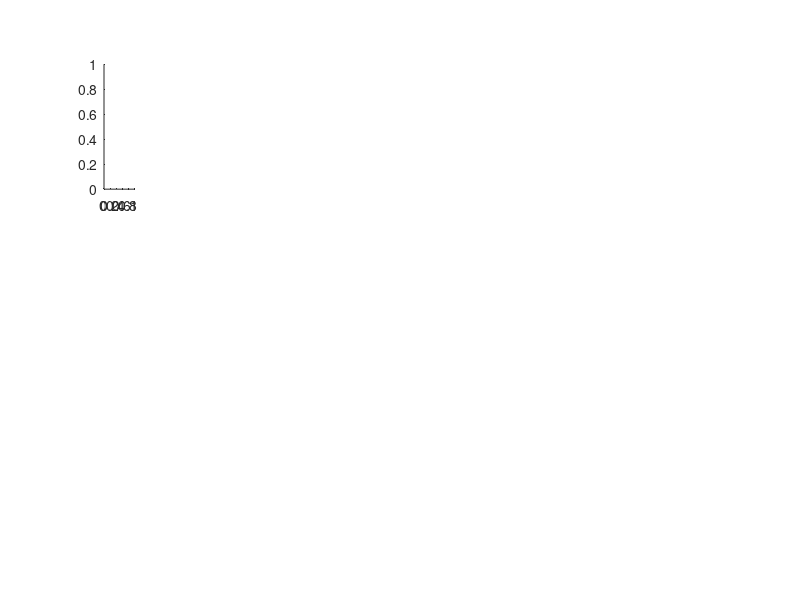

This chart was generated by the following MATLAB code: (Note: this script raises an error after producing the figure.)
% Figure 4: Large-Scale Conformational Changes
%% Prepare Space
% clear; clc;

% Subplot Indices
NCol = 21;
colBal = {[1 1 1 4], [1 1 1 4], [3 4]};
rowBal = [9 9 9]; 
NRow = sum(rowBal);
ru = cumsum(rowBal)-1;
rd = [0 ru(1:end-1)+1]+1;
cellL = [0 cumsum(cellfun('length',colBal))];
cellM = cell(1,cellL(end));
for i = 1:length(colBal)
    s = colBal{i}; 
    su = cumsum(s/sum(s)*(NCol+1))-1;
    sd = [1 su(1:end-1)+2];
    for j = 1:length(s)
        cellM(j+cellL(i)) = {[[sd(j) su(j)]+rd(i)*NCol,...
                              [sd(j) su(j)]+ru(i)*NCol]};
    end
end

% Figure Axis Bounds
axM = [-2.5 1.5 -0.8 3.0];
labX = -.1;
labY = 0.92;
labColY = 1.3;

fig = figure(4); clf;

% Sizing
s = sqrt(3);
pSc = 0.6;

% Node Colors for different curvatures
cTr1 = [126 240 240]/255;
cTr2 = [115 164 211]/255;
cTr3 = [015 082 186]/255;

% Module Parameters
l1 = [0;-s]; l2 = [0;-1.5*s];
a1 = 19.4; a2 = 38; a3 = 60;
R1 = rotz(-a1/2); R2 = rotz(-a2/2); R3 = rotz(-a3/2);
R1 = R1(1:2,1:2); R2 = R2(1:2,1:2); R3 = R3(1:2,1:2);


%% a: Decrease Distance
subplot(NRow,NCol,cellM{1}); cla;
% Construct Network
Xs10 = [-s/2  0    s/2;...
        -0.5  1.0 -0.5];
Xs1T = [R1*l2 [0;0] R1\l2] + [0;1];
Xu1 = [-1.5  1.5;...
        1.5  1.5];
conn1 = [1 4; 2 4; 3 4; 1 5; 2 5; 3 5];
[Xu1,fV] = construct_network(Xs10,Xs1T,Xu1,conn1,0,1);
Xu1 = Xu1(1:2,:);
visualize_network(Xs10,Xu1,conn1,1,[255 100 100]/255, cTr1);
axis(axM+[0 0 .3 .3]);
text(labX,labY,'a','Units','Normalized','fontsize',10,'fontweight','bold');
text(labX+.33,labY,'Contract','Units','Normalized','fontsize',10);
text(labX,0.3,'d_1^*','Units','Normalized','fontsize',10);

annotation('arrow','HeadLength',6,'HeadWidth',8,'color',[.7 .7 .7],...
           'linewidth',2,'position',[.1745 .67 0 -.08]);
annotation('arrow','HeadLength',6,'HeadWidth',8,'color',[.7 .7 .7],...
           'linewidth',2,'position',[.292 .67 0 -.08]);
annotation('arrow','HeadLength',6,'HeadWidth',8,'color',[.7 .7 .7],...
           'linewidth',2,'position',[.4095 .67 0 -.08]);

subplot(NRow,NCol,cellM{5}); cla;
% Simulate Network
[XC1,fC] = sim_motion(Xs10,Xu1,conn1,.01,220,-[Xs10 Xu1],0);
d1 = sqrt(squeeze(sum((XC1(:,1,:)-XC1(:,2,:)).^2)));
d2 = sqrt(squeeze(sum((XC1(:,2,:)-XC1(:,3,:)).^2)));
d3 = sqrt(squeeze(sum((XC1(:,1,:)-XC1(:,3,:)).^2)));
distv = sqrt(sum(diff([Xs1T Xs1T(:,1)],1,2).^2))
distL = sum(abs(distv - [d1 d2 d3]),2);
% Find Correct Point in Simulation
pInd = find(distL==min(distL),1);
visualize_network(XC1(:,1:3,pInd),XC1(:,4:5,pInd),conn1,...
                  1,[255 100 100]/255, cTr1);
text(labX,0.42,'d_2^*','Units','Normalized','fontsize',10);
% plot(d1); hold on; plot(d2); plot(d3); hold off;
axis(axM);
drawnow;


%% b: Maintain Distance
subplot(NRow,NCol,cellM{2}); cla;
% Construct Network
Xs20 = [-s/2  0    s/2;...
       -0.5  1.0 -0.5];
Xs2T = [R2*l2 [0;0] R2\l2] + [0;1];
Xu2 = [-0.7  0.7;...
        1.5  1.5];
conn2 = [1 4; 2 4; 3 4; 1 5; 2 5; 3 5];
[Xu2,fV] = construct_network(Xs20,Xs2T,Xu2,conn2,0,1);
Xu2 = Xu2(1:2,:);
% Show Network
visualize_network(Xs20,Xu2,conn2,1,[255 100 100]/255, cTr2);
axis(axM+[0 0 .3 .3]);
text(labX,labY,'b','Units','Normalized','fontsize',10,'fontweight','bold');
text(labX+.34,labY,'Maintain','Units','Normalized','fontsize',10);

subplot(NRow,NCol,cellM{6}); cla;
% Simulate Network
[XC2,fC] = sim_motion(Xs20,Xu2,conn2,.01,200,[Xs20 Xu2],0);
d1 = sqrt(squeeze(sum((XC2(:,1,:)-XC2(:,2,:)).^2)));
d2 = sqrt(squeeze(sum((XC2(:,2,:)-XC2(:,3,:)).^2)));
d3 = sqrt(squeeze(sum((XC2(:,1,:)-XC2(:,3,:)).^2)));
distv = sqrt(sum(diff([Xs2T Xs2T(:,1)],1,2).^2))
distL = sum(abs(distv - [d1 d2 d3]),2);
% Find Correct Point in Simulation
pInd = find(distL==min(distL),1);
visualize_network(XC2(:,1:3,pInd),XC2(:,4:5,pInd),conn1,...
                  1,[255 100 100]/255, cTr2);
% plot(d1); hold on; plot(d3); hold off;
axis(axM);
drawnow;


%% c: Increase Distance
subplot(NRow,NCol,cellM{3}); cla;
% Construct Network
Xs30 = [-s/2  0    s/2;...
        -0.5  1.0 -0.5];
Xs3T = [R3*l2 [0;0] R3\l2] + [0;1];
Xu3 = [-1.0  1.0;...
        1.8  1.8];
conn3 = [1 4; 2 4; 3 4; 1 5; 2 5; 3 5];
[Xu3,fV] = construct_network(Xs30,Xs3T,Xu3,conn3,0,1);
Xu3 = Xu3(1:2,:);
% Show Network
visualize_network(Xs30,Xu3,conn1,1,[255 100 100]/255, cTr3);
axis(axM+[0 0 .3 .3]);
text(labX,labY,'c','Units','Normalized','fontsize',10,'fontweight','bold');
text(labX+.37,labY,'Expand','Units','Normalized','fontsize',10);

subplot(NRow,NCol,cellM{7}); cla;
% Simulate Network
[XC3,fC] = sim_motion(Xs30,Xu3,conn3,.01,150,[Xs30 Xu3],0);
d1 = sqrt(squeeze(sum((XC3(:,1,:)-XC3(:,2,:)).^2)));
d2 = sqrt(squeeze(sum((XC3(:,2,:)-XC3(:,3,:)).^2)));
d3 = sqrt(squeeze(sum((XC3(:,1,:)-XC3(:,3,:)).^2)));
distv = sqrt(sum(diff([Xs3T Xs3T(:,1)],1,2).^2))
distL = sum(abs(distv - [d1 d2 d3]),2);
% Find Correct Point in Simulation
pInd = find(distL==min(distL),1);
visualize_network(XC3(:,1:3,pInd),XC3(:,4:5,pInd),conn1,...
                  1,[255 100 100]/255, cTr3);
% plot(d1); hold on; plot(d3); hold off;
axis(axM);
drawnow;


%% d: Example Line
% Collect Unspecified Node Posiitons and Colors
XuC = cat(3,Xu1,Xu2,Xu3);
C_UNC = [cTr1; cTr2; cTr3];
% Decide Placement Order of Unspecified Nodes
XuNL = [2 2, 2 2, 2 2, 2 2, 2 2, 2 2, 2 2,...
        1 3, 1 3, 1 3, 1 3,...
        2 2, 2 2, 2 2, 2 2, 2 2, 2 2,...
        3 1 ,3 1, 3 1, 3 1,...
        2 2, 2 2, 2 2, 2 2, 2 2, 2 2, 2 2];
[XsN,XuN,connN,C_UNN] = network_chain_x([-s/2 0; -.5 1],XuC,XuNL,C_UNC);

% Simulate
[XCN,fC] = sim_motion(XsN,XuN,connN,.5,300,-[XsN,XuN],0);

subplot(NRow,NCol,cellM{9}); cla;
% Visualize
visualize_network(XsN,XuN,connN,.3,[255 100 100]/255,C_UNN);
da = mean(squeeze(sqrt(sum(diff(XCN(:,1:size(XsN,2),:),1,2).^2))) + l2(2));
pInd = find(abs(da) == min(abs(da)),1);
RV = rotz(6.5); RV = RV(1:2,1:2);
XSh = 54; YSh = -3;
visualize_network(RV*XCN(:,1:size(XsN,2),round(pInd/2))+[XSh;YSh],...
                  RV*XCN(:,[1:size(XuN,2)]+size(XsN,2),round(pInd/2))+[XSh;YSh],connN,...
                  .3,[255 100 100]/255,C_UNN);
XSh = 92; YSh = -3;
visualize_network(RV*XCN(:,1:size(XsN,2),pInd)+[XSh;YSh],...
                  RV*XCN(:,[1:size(XuN,2)]+size(XsN,2),pInd)+[XSh;YSh],connN,.3,...
                  [255 100 100]/255,C_UNN);
axis([-1,124,-10,13]);
annotation('arrow','HeadLength',6,'HeadWidth',8,'color',[.7 .7 .7],...
           'linewidth',2,'position',[.260 .21 .02 0]);
annotation('arrow','HeadLength',6,'HeadWidth',8,'color',[.7 .7 .7],...
           'linewidth',2,'position',[.365 .21 .02 0]);
text(-.02,labY,'d','Units','Normalized','fontsize',10,'fontweight','bold');


%% All Letters: NETWORKS
% Collect Unspecified Node Posiitons and Colors
XuC = cat(3,Xu1,Xu2,Xu3);
C_UNC = [cTr1; cTr2; cTr3];
Xsp = [-s/2 0; -.5 1];

% N
XuNL = [2 2, 2 2, 2 2, 2 2, 2 2, 2 2, 2 2,...
        1 3, 1 3, 1 3, 1 3,...
        2 2, 2 2, 2 2, 2 2, 2 2, 2 2,...
        3 1 ,3 1, 3 1, 3 1,...
        2 2, 2 2, 2 2, 2 2, 2 2, 2 2, 2 2];
[XsN,XuN,connN,C_UNN] = network_chain_x(Xsp,XuC,XuNL,C_UNC);

% E
XuEL = [2 2, 2 2, 2 2,...
        3 1, 3 1, 3 1, 3 2, 3 2, 3 2, 3 2 ,3 2, 3 2, 3 2,...
        2 2,...
        3 2, 3 2, 3 2, 3 2, 3 2,...
        2 2];
[XsE,XuE,connE,C_UNE] = network_chain_x(Xsp,XuC,XuEL,C_UNC);

% T
XuTL = [2 2, 2 2, 2 2, 2 2, 2 2, 2 2,...
        1 3, 1 3, 1 3, 1 3, 1 3, 1 3, 1 2,...
        2 2, 2 2, 2 2, 2 2, 2 2, 2 2, 2 2,...
        3 1, 3 1, 3 1, 3 1];
[XsT,XuT,connT,C_UNT] = network_chain_x(Xsp,XuC,XuTL,C_UNC);

% W
XuWL = [2 2, 2 2, 2 2, 2 2, 2 2, 2 2,...
        1 3, 1 3, 1 3, 1 3,...
        2 2, 2 2, 2 2,...
        3 1, 3 1, 3 1, 3 1,...
        2 2, 2 2, 2 2,...
        1 3, 1 3, 1 3, 1 3,...
        2 2, 2 2, 2 2, 2 2, 2 2, 2 2];
[XsW,XuW,connW,C_UNW] = network_chain_x(Xsp,XuC,XuWL,C_UNC);

% O
XuOL = [3 2, 3 2, 3 2, 3 2, 3 2, 3 2, 3 2, 3 2,...
        3 2, 3 2, 3 2, 3 2, 3 2, 3 2, 3 2, 3 2, 3];
[XsO,XuO,connO,C_UNO] = network_chain_x(Xsp,XuC,XuOL,C_UNC);

% R
XuRL = [2 2, 2 2, 2 2, 2 2, 2 2, 2 2, 2 2,...
        3 1, 3 1, 3 1, 3 1, 3 1, 3 1, 3 1, 3 2, 3 1,...
        1 3, 1 3, 1 3, 2 3, 2 3];
[XsR,XuR,connR,C_UNR] = network_chain_x(Xsp,XuC,XuRL,C_UNC);

% K
XuKL = [2 2, 2 2, 2 2, 2 2, 2 2, 2 2, 2 2, 2 2, 2 2,...
        3 1, 3 1, 3 1, 2 1, 2 1,...
        2 2, 2 2, 2 2, 2 2, 2 2,...
        3 1, 3 1, 3 1, 3 1, 2 2, 3 1, 3 1,...
        2 2, 2 2, 2 2, 2 2, 2 2, 2 2, 2 2];
[XsK,XuK,connK,C_UNK] = network_chain_x(Xsp,XuC,XuKL,C_UNC);


%% Simulate
% N
[XCN,fCN] = sim_motion(XsN,XuN,connN,.5,300,-[XsN,XuN],0);
da = mean(squeeze(sqrt(sum(diff(XCN(:,1:size(XsN,2),:),1,2).^2))) + l2(2));
pIndN = find(abs(da) == min(abs(da)),1);
% E
[XCE,fCE] = sim_motion(XsE,XuE,connE,1,140,-[XsE,XuE],0);
da = mean(squeeze(sqrt(sum(diff(XCE(:,1:size(XsE,2),:),1,2).^2))) + l2(2));
pIndE = find(abs(da) == min(abs(da)),1);
% T
[XCT,fCT] = sim_motion(XsT,XuT,connT,1,200,-[XsT,XuT],0);
da = mean(squeeze(sqrt(sum(diff(XCT(:,1:size(XsT,2),:),1,2).^2))) + l2(2));
pIndT = find(abs(da) == min(abs(da)),1);
% W
[XCW,fCW] = sim_motion(XsW,XuW,connW,1,150,-[XsW,XuW],0);
da = mean(squeeze(sqrt(sum(diff(XCW(:,1:size(XsW,2),:),1,2).^2))) + l2(2));
pIndW = find(abs(da) == min(abs(da)),1);
% O
[XCO,fCO] = sim_motion(XsO,XuO,connO,1,90,-[XsO,XuO],0);
da = mean(squeeze(sqrt(sum(diff(XCO(:,1:size(XsO,2),:),1,2).^2))) + l2(2));
pIndO = find(abs(da) == min(abs(da)),1);
% R
[XCR,fCR] = sim_motion(XsR,XuR,connR,1,200,-[XsR,XuR],0);
da = mean(squeeze(sqrt(sum(diff(XCR(:,1:size(XsR,2),:),1,2).^2))) + l2(2));
pIndR = find(abs(da) == min(abs(da)),1);
% K
[XCK,fCK] = sim_motion(XsK,XuK,connK,1.5,240,-[XsK,XuK],0);
da = mean(squeeze(sqrt(sum(diff(XCK(:,1:size(XsK,2),:),1,2).^2))) + l2(2));
pIndK = find(abs(da) == min(abs(da)),1);


%% e: Visualize Original and Transition
subplot(NRow,NCol,[cellM{4} cellM{8} cellM{10}]); cla;
nM = 60;
nI = 2;
nSh = 25;
axis([-1,174,-20, nM-nI+3]);
R90 = rotz(-90); R90 = R90(1:2,1:2);


% N
visualize_network(R90*XsN+[0;nM-nI],R90*XuN+[0;nM-nI],connN,.3,[],C_UNN);
RV = rotz(-110); RV = RV(1:2,1:2);
XSh = 20; YSh = 57;
visualize_network(RV*XCN(:,1:size(XsN,2),round(pIndN/3))+[XSh;YSh],...
                  RV*XCN(:,[1:size(XuN,2)]+size(XsN,2),round(pIndN/3))+[XSh;YSh],connN,.3,...
                  [255 100 100]/255,C_UNN,.4);
RV = rotz(-140); RV = RV(1:2,1:2);
XSh = 32; YSh = 23;
visualize_network(RV*XCN(:,1:size(XsN,2),round(2*pIndN/3))+[XSh;YSh],...
                  RV*XCN(:,[1:size(XuN,2)]+size(XsN,2),round(2*pIndN/3))+[XSh;YSh],connN,.3,...
                  [255 100 100]/255,C_UNN,.4);
RV = rotz(6.5); RV = RV(1:2,1:2);
XSh = 0; YSh = -12;
visualize_network(RV*XCN(:,1:size(XsN,2),pIndN)+[XSh;YSh],...
                  RV*XCN(:,[1:size(XuN,2)]+size(XsN,2),pIndN)+[XSh;YSh],connN,.3,...
                  [255 100 100]/255,C_UNN);
drawnow;


% E
visualize_network(R90*XsE+[1*nSh;nM-nI],R90*XuE+[1*nSh;nM-nI],connE,.3,[],C_UNE);
RV = rotz(-100); RV = RV(1:2,1:2);
XSh = 36; YSh = 59;
visualize_network(RV*XCE(:,1:size(XsE,2),round(pIndE/3))+[XSh;YSh],...
                  RV*XCE(:,[1:size(XuE,2)]+size(XsE,2),round(pIndE/3))+[XSh;YSh],connE,.3,...
                  [255 100 100]/255,C_UNE,.4);
XSh = 40; YSh = 30;
visualize_network(RV*XCE(:,1:size(XsE,2),round(2*pIndE/3))+[XSh;YSh],...
                  RV*XCE(:,[1:size(XuE,2)]+size(XsE,2),round(2*pIndE/3))+[XSh;YSh],connE,.3,...
                  [255 100 100]/255,C_UNE,.4);
RV = rotz(-133); RV = RV(1:2,1:2);
XSh = 52; YSh = 3;
visualize_network(RV*XCE(:,1:size(XsE,2),pIndE)+[XSh;YSh],...
                  RV*XCE(:,[1:size(XuE,2)]+size(XsE,2),pIndE)+[XSh;YSh],connE,.3,...
                  [255 100 100]/255,C_UNE);
drawnow;
              
              
% T
visualize_network(R90*XsT+[2*nSh;nM-nI],R90*XuT+[2*nSh;nM-nI],connT,.3,[],C_UNT);
RV = rotz(-70); RV = RV(1:2,1:2);
XSh = 58; YSh = 58;
visualize_network(RV*XCT(:,1:size(XsT,2),round(0.2*pIndT))+[XSh;YSh],...
                  RV*XCT(:,[1:size(XuT,2)]+size(XsT,2),round(0.2*pIndT))+[XSh;YSh],connT,.3,...
                  [255 100 100]/255,C_UNT,.4);
RV = rotz(-37); RV = RV(1:2,1:2);
XSh = 44; YSh = 28;
visualize_network(RV*XCT(:,1:size(XsT,2),round(0.7*pIndT))+[XSh;YSh],...
                  RV*XCT(:,[1:size(XuT,2)]+size(XsT,2),round(0.7*pIndT))+[XSh;YSh],connT,.3,...
                  [255 100 100]/255,C_UNT,.4);
RV = rotz(-21); RV = RV(1:2,1:2);
XSh = 36; YSh = 1;
visualize_network(RV*XCT(:,1:size(XsT,2),pIndT+5)+[XSh;YSh],...
                  RV*XCT(:,[1:size(XuT,2)]+size(XsT,2),pIndT+5)+[XSh;YSh],connT,.3,...
                  [255 100 100]/255,C_UNT);
drawnow;


% W
visualize_network(R90*XsW+[3*nSh;nM-nI],R90*XuW+[3*nSh;nM-nI],connW,.3,[],C_UNW);
RV = rotz(255); RV = RV(1:2,1:2);
XSh = 95; YSh = 60;
visualize_network(RV*XCW(:,1:size(XsW,2),round(pIndW/3))+[XSh;YSh],...
                  RV*XCW(:,[1:size(XuW,2)]+size(XsW,2),round(pIndW/3))+[XSh;YSh],connW,.3,...
                  [255 100 100]/255,C_UNW,.4);
RV = rotz(225); RV = RV(1:2,1:2);
XSh = 104; YSh = 28;
visualize_network(RV*XCW(:,1:size(XsW,2),round(2*pIndW/3))+[XSh;YSh],...
                  RV*XCW(:,[1:size(XuW,2)]+size(XsW,2),round(2*pIndW/3))+[XSh;YSh],connW,.3,...
                  [255 100 100]/255,C_UNW,.4);
RV = rotz(180); RV = RV(1:2,1:2);
XSh = 102; YSh = -10.5;
visualize_network(RV*XCW(:,1:size(XsW,2),pIndW)+[XSh;YSh],...
                  RV*XCW(:,[1:size(XuW,2)]+size(XsW,2),pIndW)+[XSh;YSh],connW,.3,...
                  [255 100 100]/255,C_UNW);
drawnow;
  

% O
visualize_network(R90*XsO+[4*nSh;nM-nI],R90*XuO+[4*nSh;nM-nI],connO,.3,[],C_UNO);
RV = rotz(-90); RV = RV(1:2,1:2);
XSh = 108; YSh = 54;
visualize_network(RV*XCO(:,1:size(XsO,2),round(pIndO/3))+[XSh;YSh],...
                  RV*XCO(:,[1:size(XuO,2)]+size(XsO,2),round(pIndO/3))+[XSh;YSh],connO,.3,...
                  [255 100 100]/255,C_UNO,.4);
XSh = 105; YSh = 25;
visualize_network(RV*XCO(:,1:size(XsO,2),round(2*pIndO/3))+[XSh;YSh],...
                  RV*XCO(:,[1:size(XuO,2)]+size(XsO,2),round(2*pIndO/3))+[XSh;YSh],connO,.3,...
                  [255 100 100]/255,C_UNO,.4);
RV = rotz(0); RV = RV(1:2,1:2);
XSh = 82; YSh = -10.5;
visualize_network(RV*XCO(:,1:size(XsO,2),pIndO)+[XSh;YSh],...
                  RV*XCO(:,[1:size(XuO,2)]+size(XsO,2),pIndO)+[XSh;YSh],connO,.3,...
                  [255 100 100]/255,C_UNO);
drawnow;


% R
visualize_network(R90^3*XsR+[5*nSh;24-nI],R90^3*XuR+[5*nSh;24-nI],connR,.3,[],C_UNR);
RV = rotz(92); RV = RV(1:2,1:2);
XSh = 135; YSh = 20;
visualize_network(RV*XCR(:,1:size(XsR,2),round(pIndR/4))+[XSh;YSh],...
                  RV*XCR(:,[1:size(XuR,2)]+size(XsR,2),round(pIndR/4))+[XSh;YSh],connR,.3,...
                  [255 100 100]/255,C_UNR,.4);
RV = rotz(180); RV = RV(1:2,1:2);
XSh = 140; YSh = 12;
visualize_network(RV*XCR(:,1:size(XsR,2),round(2*pIndR/3))+[XSh;YSh],...
                  RV*XCR(:,[1:size(XuR,2)]+size(XsR,2),round(2*pIndR/3))+[XSh;YSh],connR,.3,...
                  [255 100 100]/255,C_UNR,.4);
RV = rotz(222); RV = RV(1:2,1:2);
XSh = 123; YSh = 5;
visualize_network(RV*XCR(:,1:size(XsR,2),pIndR)+[XSh;YSh],...
                  RV*XCR(:,[1:size(XuR,2)]+size(XsR,2),pIndR)+[XSh;YSh],connR,.3,...
                  [255 100 100]/255,C_UNR);
drawnow;


% K
visualize_network(R90*XsK+[6*nSh-5;nM-nI],R90*XuK+[6*nSh-5;nM-nI],connK,.3,[],C_UNK);
RV = rotz(-90); RV = RV(1:2,1:2);
XSh = 157; YSh = 66;
visualize_network(RV*XCK(:,1:size(XsK,2),round(pIndK/3))+[XSh;YSh],...
                  RV*XCK(:,[1:size(XuK,2)]+size(XsK,2),round(pIndK/3))+[XSh;YSh],connK,.3,...
                  [255 100 100]/255,C_UNK,.4);
RV = rotz(-10); RV = RV(1:2,1:2);
XSh = 131; YSh = 8;
visualize_network(RV*XCK(:,1:size(XsK,2),round(2*pIndK/3))+[XSh;YSh],...
                  RV*XCK(:,[1:size(XuK,2)]+size(XsK,2),round(2*pIndK/3))+[XSh;YSh],connK,.3,...
                  [255 100 100]/255,C_UNK,.4);
RV = rotz(67); RV = RV(1:2,1:2);
XSh = 116; YSh = -35;
visualize_network(RV*XCK(:,1:size(XsK,2),pIndK)+[XSh;YSh],...
                  RV*XCK(:,[1:size(XuK,2)]+size(XsK,2),pIndK)+[XSh;YSh],connK,.3,...
                  [255 100 100]/255,C_UNK);
drawnow;

text(nSh/175-.1,0.978,'N','Units','Normalized','fontsize',10);
text(2*nSh/175-.1,0.978,'E','Units','Normalized','fontsize',10);
text(3*nSh/175-.1,0.978,'T','Units','Normalized','fontsize',10);
text(4*nSh/175-.1,0.978,'W','Units','Normalized','fontsize',10);
text(5*nSh/175-.1,0.978,'O','Units','Normalized','fontsize',10);
text(6*nSh/175-.1,0.978,'R','Units','Normalized','fontsize',10);
text(7*nSh/175-.1,0.978,'K','Units','Normalized','fontsize',10);
text(-.05,0.978,'e','Units','Normalized','fontsize',10,'fontweight','bold');
text(-.05,0.22,'f','Units','Normalized','fontsize',10,'fontweight','bold');


%% Animate Network Alone
% fig = figure(5); clf;
% fName = 'animation_net.gif';
% dT = 0.03;
% nSV = 1;
% Xs1a = XsN;
% Xu1a = XuN;
% conn1a = connN;
% XC = XCN;
% 
% RV = rotz(6.5); RV = RV(1:2,1:2);
% for i = 1:size(XC,3)
%     XC(:,:,i) = RV*XC(:,:,i);
% end
% 
% 
% for i = 1:5:size(XC,3)-10
%     cla;
%     visualize_network(XC(:,1:size(Xs1a,2),i),...
%                       XC(:,[1:size(Xu1a,2)]+size(Xs1a,2),i),conn1a,.7);
%     axis([min(min(XC(1,:,:))) max(max(XC(1,:,:))) min(min(XC(2,:,:))) max(max(XC(2,:,:)))]);
%     set(gca,'visible',0);
%     drawnow;
% 
%     % Capture the plot as an image
%     frame = getframe(fig);
%     im = frame2im(frame);
%     [imind,cm] = rgb2ind(im,256);
%     % Write to the GIF File
%     if nSV == 1
%       imwrite(imind,cm,fName,'gif', 'Loopcount',inf,'DelayTime',dT);
%       nSV = 0;
%     else
%       imwrite(imind,cm,fName,'gif','WriteMode','append','DelayTime',dT);
%     end
% end


%% Size and Save Figure
fName = 'figure4';
set(gcf, 'Renderer', 'painters'); 
fig.PaperPositionMode = 'manual';
fig.PaperUnits = 'centimeters'; 
fig.PaperPosition = [-2.95 -0.75 24.5 6.4];
fig.PaperSize = [19 5.0];
saveas(fig, ['Figures/' fName], 'pdf');

